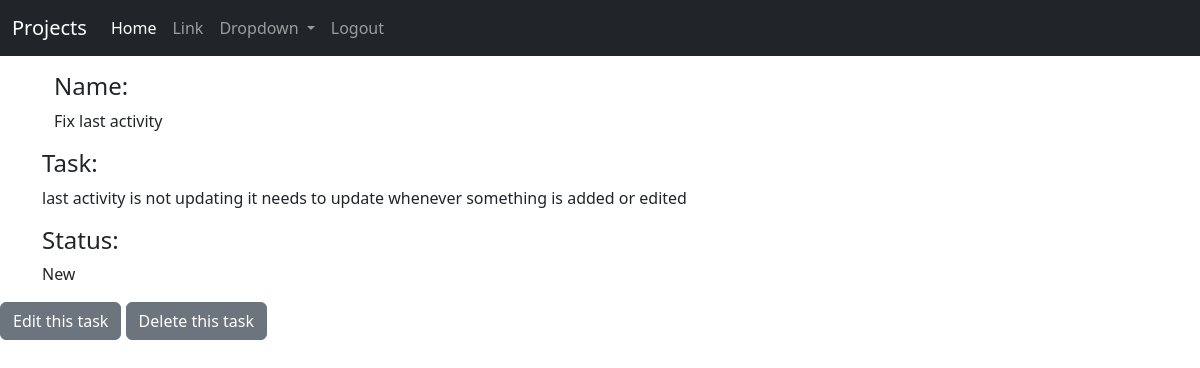
/tasks/display_task/21 (signed in), run on the app's committed database.
### base/models.py (models this page shows)
class task(models.Model):
    id = models.IntegerField(primary_key=True)
    ref = models.ForeignKey(project, on_delete=models.CASCADE)
    title = models.CharField(max_length=64)
    task = models.TextField()
    order = models.IntegerField(unique=True)
    status = models.ForeignKey(status, on_delete=models.CASCADE)
    class Meta:
        get_latest_by = 'order'

class status(models.Model):
    id = models.IntegerField(primary_key=True)
    status = models.CharField(max_length=64)
    def __str__(self):
        return self.status

### tasks/views.py (the view)
# urls.py: path("display_task/<int:req_task>", tasks.views.display_task, name="display_task"),
def display_task(request, req_task):
    if request.user.is_authenticated:
        task_to_display = task.objects.get(pk=req_task)
        return render(request, 'display_task.html', {'task':task_to_display})
    else:
        return redirect('home')

### tasks/templates/display_task.html (shortened to what this page needs)
{% extends 'base.html' %}
{% block content %}
    {% if task %}
        <p>
        <div class="container">
        <h4>Name:</h4>
            {{ task.title }}
        </div>
        </p>
        <p>
            <h4>Task:</h4>
            {{ task.task }}
        </div>
        <p>
        <div class="container">
            <h4>Status:</h4>
            {{ task.status }}
        </div>
        </p>
        <a href="{% url 'edit_task' req_task=task.id %}" class="btn btn-secondary">Edit this task</a>
        <a href="{% url 'delete_task' req_task=task.id %}" class="btn btn-secondary">Delete this task</a>
    {% endif %}
{% endblock %}

### data on the page
task: title "Fix last activity", task "last activity is not updating it needs to update whenever something is added or edited", status "New"
